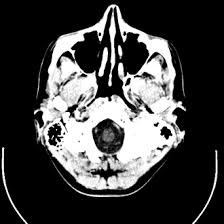
#> input picture stroke_project_new/Stroke project/media/ct_scans/original/1.jpeg, 224 x 224 px
$ python -i advanced_preprocessing.py   (imports and definitions only)
#> lines starting #> are read from the running program, lines starting #| are printed output that depends on the picture
"""
Advanced preprocessing for CT stroke detection
Includes artifact removal, multi-scale processing, and enhanced normalization
"""
import cv2
import numpy as np
import os


def preprocess_ct_image_advanced(image_path, target_size=(224, 224)):
    """
    Advanced preprocessing for CT scan with medical imaging best practices
    """
#> called with image_path = '../media/ct_scans/original/1.jpeg', target_size = (224, 224)
    # Read image
    img = cv2.imread(image_path, cv2.IMREAD_GRAYSCALE)
#> img is the input picture: shape (224, 224); min 0, max 255, mean 67.2

    if img is None:
        raise ValueError(f"Could not read image from {image_path}")

    # 1. Artifact removal - bilateral filtering for edge preservation
    img = cv2.bilateralFilter(img.astype(np.float32), 9, 75, 75)
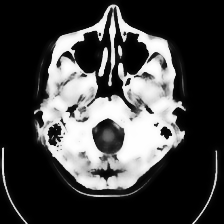
#> img: shape (224, 224) float32; min 0, max 255, mean 67.2

    # 2. Adaptive histogram equalization (CLAHE)
    clahe = cv2.createCLAHE(clipLimit=3.0, tileGridSize=(8, 8))
    img_uint8 = (np.clip(img, 0, 255)).astype(np.uint8)
    img = clahe.apply(img_uint8).astype(np.float32)
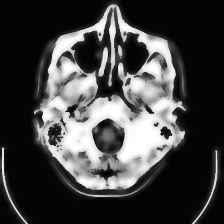
#> img: shape (224, 224) float32; min 2, max 255, mean 67.4

    # 3. Gamma correction for intensity normalization
    img = img / 255.0
    gamma = 1.2  # Adjust gamma for stroke visibility
    img = np.power(img, gamma)

    # 4. Advanced denoising (Non-Local Means)
    img_uint8 = (img * 255).astype(np.uint8)
    img = cv2.fastNlMeansDenoising(img_uint8, None, h=10, templateWindowSize=7, searchWindowSize=21)
    img = img.astype(np.float32) / 255.0

    # 5. Morphological operations for stroke enhancement
    # Apply morphological closing to enhance stroke regions
    kernel = cv2.getStructuringElement(cv2.MORPH_ELLIPSE, (5, 5))
    img_morph = cv2.morphologyEx(img_uint8, cv2.MORPH_CLOSE, kernel)
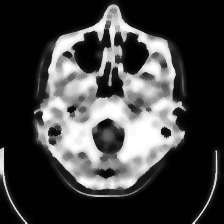
#> img_morph: shape (224, 224); min 1, max 255, mean 64.8
    img_morph = img_morph.astype(np.float32) / 255.0

    # Blend original with morphological enhancement
    img = 0.7 * img + 0.3 * img_morph

    # 6. Resize to target size
    img = cv2.resize(img, target_size)

    # 7. Final normalization with standardization
    mean = np.mean(img)
#> mean = 0.244
    std = np.std(img)
#> std = 0.348
    if std > 0:
        img = (img - mean) / (std + 1e-7)

    # Clip to reasonable range
    img = np.clip(img, -3, 3)

    # Rescale to [0, 1]
    img = (img + 3) / 6.0
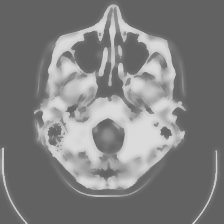
#> img: shape (224, 224) float32; min 0.385, max 0.863, mean 0.5

    return img.astype(np.float32)


def preprocess_batch_advanced(image_paths, target_size=(224, 224)):
    """Process multiple images with advanced preprocessing"""
    images = []
    valid_paths = []

    for img_path in image_paths:
        try:
            img = preprocess_ct_image_advanced(img_path, target_size)
            images.append(img)
            valid_paths.append(img_path)
        except Exception as e:
            print(f"Warning: Could not process {img_path}: {e}")

    return np.array(images), valid_paths


def save_preprocessed_image(preprocessed_array, output_path):
    """Save preprocessed image to disk"""
    output_dir = os.path.dirname(output_path)
    os.makedirs(output_dir, exist_ok=True)

    # Convert to 0-255 range for saving
    img_array = (np.clip(preprocessed_array, 0, 1) * 255).astype(np.uint8)

    success = cv2.imwrite(output_path, img_array)

    if not success:
        raise IOError(f"Failed to save preprocessed image to {output_path}")

    return output_path

>>> result = preprocess_ct_image_advanced('../media/ct_scans/original/1.jpeg')

$ run again, on stroke_project_new/Stroke project/media/ct_scans/original/2.jpeg
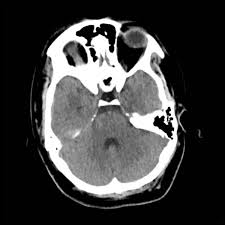
#> input picture stroke_project_new/Stroke project/media/ct_scans/original/2.jpeg, 225 x 225 px
#> in preprocess_ct_image_advanced, img is the input picture: shape (225, 225); min 0, max 255, mean 63.7
#> in preprocess_ct_image_advanced, `img = cv2.resize(img, target_size)`:
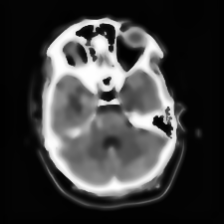
#> img: shape (224, 224) float32; min 0.00392, max 1, mean 0.241
#> mean = 0.241
#> std = 0.309
#> in preprocess_ct_image_advanced, `img = (img + 3) / 6.0`:
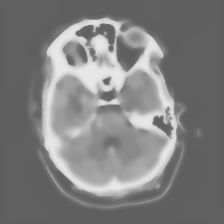
#> img: shape (224, 224) float32; min 0.372, max 0.91, mean 0.5

$ run again, on stroke_project_new/Stroke project/media/ct_scans/original/49_1.jpg
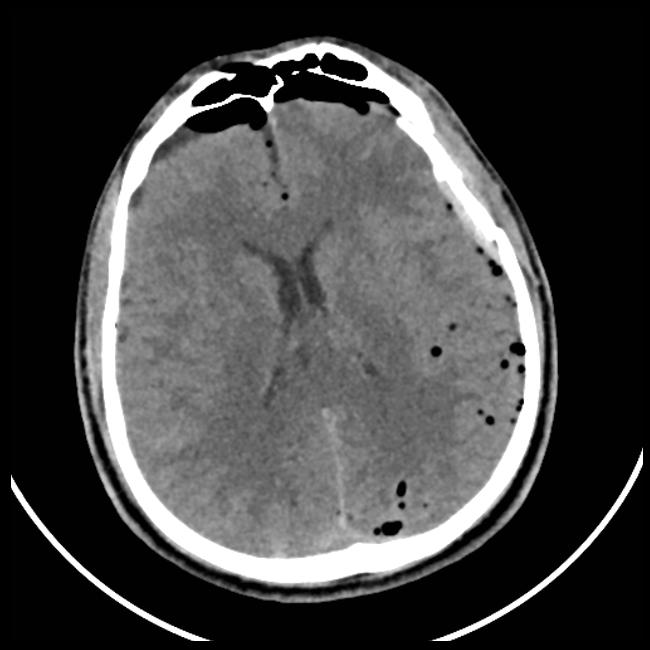
#> input picture stroke_project_new/Stroke project/media/ct_scans/original/49_1.jpg, 650 x 650 px
#> in preprocess_ct_image_advanced, img is the input picture: shape (650, 650); min 0, max 255, mean 67.3
#> in preprocess_ct_image_advanced, `img = cv2.fastNlMeansDenoising(img_uint8, None, h=10, templateWindowSi..`:
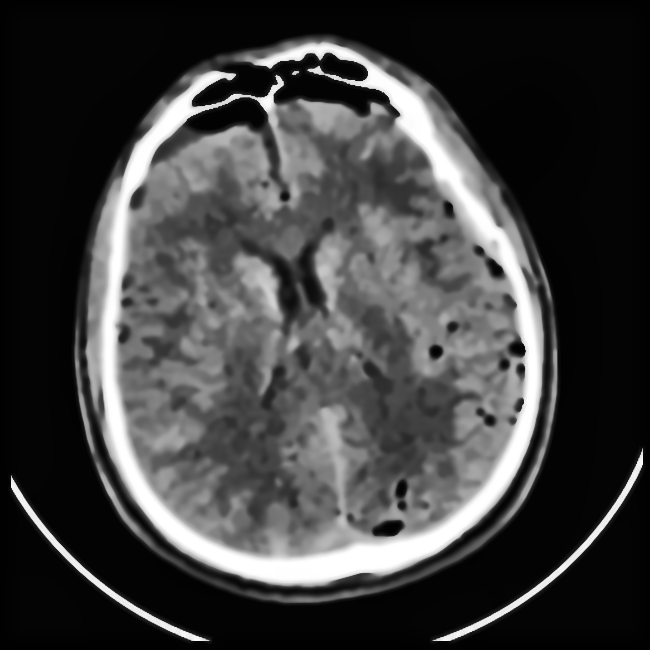
#> img: shape (650, 650); min 1, max 255, mean 63.5
#> mean = 0.25
#> std = 0.288
#> in preprocess_ct_image_advanced, `img = (img + 3) / 6.0`:
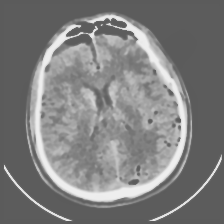
#> img: shape (224, 224) float32; min 0.358, max 0.934, mean 0.5
